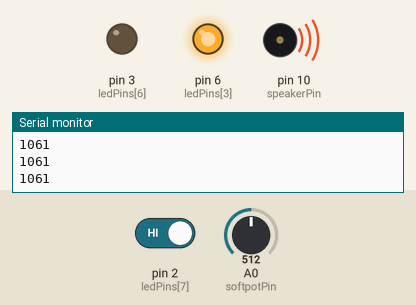
This sketch was run on a simulated Arduino Uno, built with avr-gcc and run on an emulated ATmega328P. On the bench: output pins drawn as LEDs (lit = HIGH), buzzer (waves = sounding), the last lines printed to the serial monitor. Inputs (shaded band) come from the test bench; at power-on: pin 2 (ledPins[7]) HIGH, A0 (softpotPin) = 512.

Above: at 1.2 s.
1.3 s: pin 2 (ledPins[7]) driven LOW
At 1.84 s:
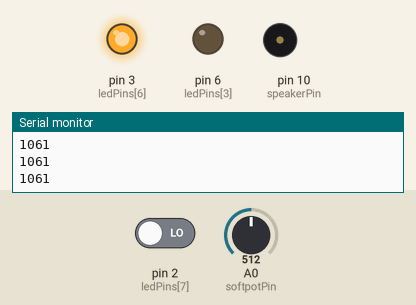
At 4.6 s:
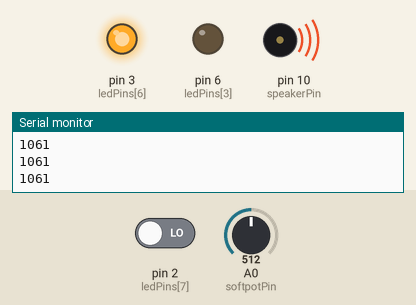
Timing chart, 0 to 10.3 s (numbered marks = the images above; inputs shaded):
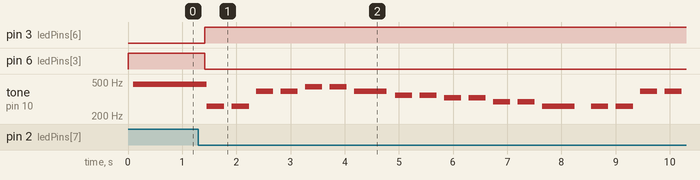

Measured:
- after the input at 1.3 s, pin 3 (ledPins[6]): LOW → HIGH after 0.11 s; pin 6 (ledPins[3]): HIGH → LOW after 0.11 s
- by itself, tone on pin 10 (speakerPin): plays 260 Hz for 0.32 s, 260 Hz for 0.32 s, 391 Hz for 0.32 s, 391 Hz for 0.32 s, 438 Hz for 0.32 s, 438 Hz for 0.32 s … (18 notes in this stretch)

The sketch:

sketch.ino
```cpp
const int softpotPin = A0;
//const int buttonPlayPin = 12;
//const int buttonRecordPin = 11;
const int speakerPin = 10;
const int ledPins[] = {9, 8, 7, 6, 5, 4, 3, 2};

int tempo = 300;

volatile int playingState = LOW;

// Soundtrack 1
int st1_tempo = 300;
int st1_length = 15;
char st1_notes[] = "ccggaagffeeddc";
int st1_beats[] = {1, 1, 1, 1, 1, 1, 2, 1, 1, 1, 1, 1, 1, 2, 4};

// Soundtrack 2
int st2_tempo = 150;
int st2_length = 32;
char st2_notes[] = "cdeccdecefgefggagfecgagfecd5cd5c";
int st2_beats[] = {2, 2, 2, 2, 2, 2, 2, 2, 2, 2, 4, 2, 2, 4, 1, 1, 1, 1, 2, 2, 1, 1, 1, 1, 2, 2, 2, 2, 4, 2, 2, 4};

// Play the tone(Hz) for a duration(ms)
void playTone(int tone, int duration)
{
    for (long i = 0; i < duration * 1000L; i += tone * 2) {
        digitalWrite(speakerPin, HIGH);
        delayMicroseconds(tone);
        digitalWrite(speakerPin, LOW);
        delayMicroseconds(tone);
    }
}

// Play the note for a duration(ms)
void playNote(char note, int duration)
{
    char names[] = {'5', '6', '7', 'c', 'd', 'e', 'f', 'g', 'a', 'b', 'C'};
    int tones[] = {2551, 2273, 2024, 1915, 1700, 1519, 1432, 1275, 1136, 1014, 956};

    for (int i = 0; i < 11; i++) {
        if (names[i] == note) {
            playTone(tones[i], duration);
        }
    }
}

// Play preset soundtracks
void playTrack() {
    playingState = !playingState;
}

void setup()
{
    pinMode(speakerPin, OUTPUT);

    pinMode(ledPins[3], OUTPUT);
    pinMode(ledPins[6], OUTPUT);

    digitalWrite(ledPins[3], HIGH);

    attachInterrupt(0, playTrack, FALLING);

    Serial.begin(9600);
}

void loop()
{
    int sensorValue = analogRead(softpotPin);
    int toneValue;

    if (sensorValue > 9) {
        delay(50);
        sensorValue = analogRead(softpotPin);

        if (sensorValue > 9) {
            int temp = log(sensorValue) / log(10) * 1000;
            toneValue = constrain(map(temp, 1000, 3000, 2000, 900), 900, 2000);

            playTone(toneValue, tempo);
            Serial.println(toneValue);
        }
    }

    if (playingState) {
        digitalWrite(ledPins[3], LOW);
        digitalWrite(ledPins[6], HIGH);

        for (int i = 0; i < st1_length; i++) {
            if (st1_notes[i] == ' ') {
                delay(st1_beats[i] * st1_tempo);
            } else {
                playNote(st1_notes[i], st1_beats[i] * st1_tempo);
            }

            delay(st1_tempo / 2); // pause between notes
        }

        for (int i = 0; i < st1_length; i++) {
            if (st1_notes[i] == ' ') {
                delay(st1_beats[i] * st1_tempo);
            } else {
                playNote(st1_notes[i], st1_beats[i] * st1_tempo);
            }

            delay(st1_tempo / 2); // pause between notes
        }

        delay(500);

        for (int i = 0; i < st2_length; i++) {
            if (st2_notes[i] == ' ') {
                delay(st2_beats[i] * st2_tempo);
            } else {
                playNote(st2_notes[i], st2_beats[i] * st2_tempo);
            }

            delay(st2_tempo / 2); // pause between notes
        }

        digitalWrite(ledPins[3], HIGH);
        digitalWrite(ledPins[6], LOW);

        playingState = LOW;
    }

}
```
